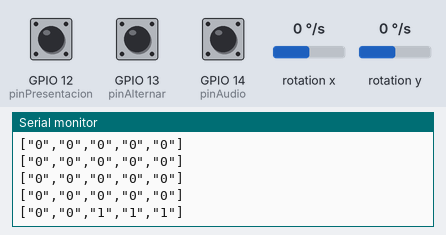
Bench run of a sketch on a simulated ESP8266 (NodeMCU). On the bench: the last lines printed to the serial monitor. The test bench sets the inputs (shaded band); at power-on: rotation x 0 °/s, GPIO 12 (pinPresentacion) HIGH, GPIO 13 (pinAlternar) HIGH, rotation y 0 °/s, GPIO 14 (pinAudio) HIGH. WiFi joins after 1.5 s; servers stay silent unless stated; uploads are accepted with an empty reply.

Above: at 3.2 s.
3.3 s: rotation x set to -192 °/s
At 3.36 s:
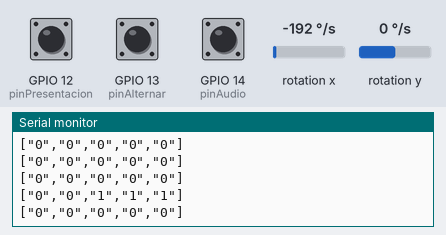
4.8 s: GPIO 12 (pinPresentacion) pulled LOW for 1 s
At 5.57 s:
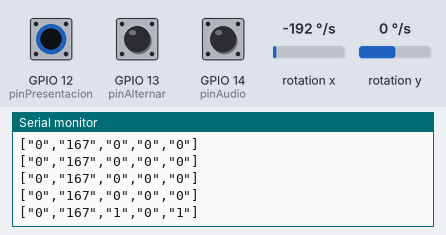
7.3 s: GPIO 13 (pinAlternar) pulled LOW for 1 s
At 7.97 s:
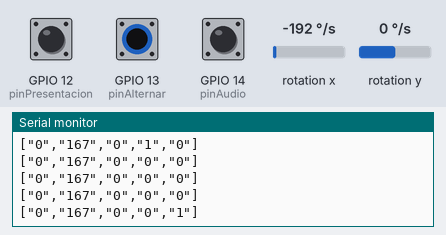
9.8 s: rotation y set to -192 °/s
At 9.98 s:
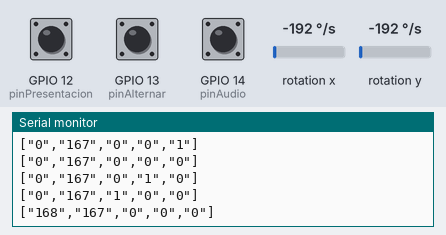
11.3 s: rotation x set to -100 °/s
At 11.38 s:
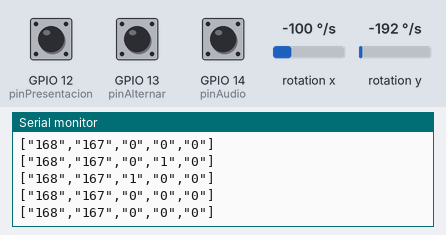
12.8 s: GPIO 12 (pinPresentacion) pulled LOW for 0.25 s
At 13.39 s:
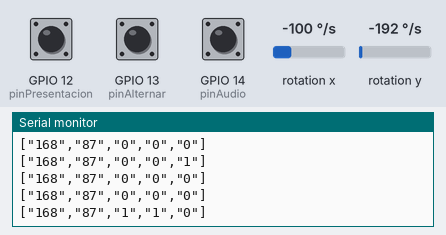
Timing chart, 0 to 15.5 s (numbered marks = the images above; inputs shaded):
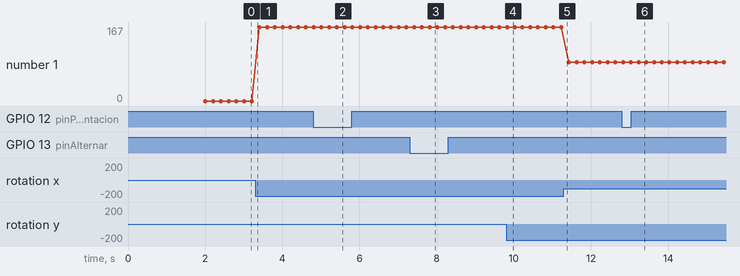

Measured:
- after the input at 4.8 s, the serial monitor: prints a new line after 0.61 s (image 2)
- after the input at 7.3 s, the serial monitor: prints a new line after 0.52 s (image 3)
- after the input at 9.8 s, the serial monitor: prints a new line at once (image 4)
- after the input at 12.8 s, the serial monitor: prints a new line after 0.43 s (image 6)
- plotted number 1: 0 → 167 after the input at 3.3 s, 167 → 87 after the input at 11.3 s

The sketch:

METODO_JSON_TERMINADO.ino
```cpp
#include <ESP8266WiFi.h>
#include <ESP8266HTTPClient.h>
#include <Wire.h>
#include <MPU6050.h>
#include <ArduinoJson.h>

const char *ssid = "AndroidAP618B";
const char *password = "doip8189";
const int serverPort = 8080;
const char *serverAddress = "192.168.34.107";

//SECTOR BOTONES
const int pinAlternar = 13;  // Pin D8 para el pulsador táctil
int contadorAlternar = 0;
const int pinPresentacion = 12;
int contadorPresentacion = 0;
int pinAudio = 14;
int contadorAudio = 0;

MPU6050 mpu;


void setup() {
  Wire.begin();
  mpu.initialize();
  Serial.begin(115200);

  //SECTOR BOTONES
  pinMode(pinAlternar, INPUT_PULLUP);
  pinMode(pinPresentacion, INPUT_PULLUP);
  pinMode(pinAudio, INPUT_PULLUP);


  WiFi.begin(ssid, password);

  while (WiFi.status() != WL_CONNECTED) {
    delay(1000);
    Serial.println("Connecting to WiFi...");
  }
  Serial.println("WiFi connected");

  Serial.println("Configuring HTTP server...");
}

void loop() {

unsigned long startTime = millis();

while (millis() - startTime < 100) {
  // int16_t ax, ay, az;
  int gx, gy;
  int vx, vy;

//  int ax, az;

  //SECTOR BOTONES
  int estadoAlternar = digitalRead(pinAlternar);  // Leer el estado del pulsador
  int estadoPresentacion = digitalRead(pinPresentacion);
  int estadoAudio = digitalRead(pinAudio);

 // ax = mpu.getAccelerationX();
 // ay = mpu.getAccelerationY();
 // az = mpu.getAccelerationZ();

   if(contadorPresentacion < 5){
    estadoPresentacion = 0;
    contadorPresentacion++;
  }
  else if(estadoPresentacion == 1){
    estadoPresentacion = 1;
    contadorPresentacion = 0;
  }
  if(contadorAlternar < 5){
     estadoAlternar = 0;
     contadorAlternar++;
     }
  else if(estadoAlternar == 1){
        estadoAlternar = 1;
        contadorAlternar = 0;
    }
  if (contadorAudio < 5) {
    estadoAudio = 0;
    contadorAudio++;
  }
  else if (estadoAudio == 1) {
    estadoAudio = 1;
    contadorAudio = 0;
  }

  gx = mpu.getRotationX();
    gy = mpu.getRotationY();
//  gz = mpu.getRotationZ();

   vx = -(gy-100)/150;   //Calculando os valores de vx e vy.
   vy = -(gx+15)/150;

  // vx = -(ax-100)/150;
  // vy = -(az+15)/150;
//  float ax_m_s2 = ax * (9.81/16384.0);
//  float ay_m_s2 = ay * (9.81/16384.0);
//  float az_m_s2 = az * (9.81/16384.0);
//  float gx_deg_s = gx * (250.0/32768.0);
//  float gy_deg_s = gy * (250.0/32768.0);
//  float gz_deg_s = gz * (250.0/32768.0);

  // Create a JSON document
  StaticJsonDocument<200> jsonDocument;
//  jsonDocument[0] = ax_m_s2;
//  jsonDocument[1] = ay_m_s2;
//  jsonDocument[2] = az_m_s2;
//  jsonDocument[3] = gx_deg_s;
//  jsonDocument[4] = gy_deg_s;
//  jsonDocument[5] = gz_deg_s;

  jsonDocument[0] = String(vx);
  jsonDocument[1] = String(vy);
  jsonDocument[2] = String(estadoAlternar);
  jsonDocument[3] = String(estadoPresentacion);
  jsonDocument[4] = String(estadoAudio);
  // Serialize the JSON document to a string
  String jsonData;
  serializeJson(jsonDocument, jsonData);

  Serial.println(jsonData);

 // Serial.println("Sending data to the server...");

  HTTPClient http;
  WiFiClient client;
  http.begin(client, "http://" + String(serverAddress) + ":" + String(serverPort));
//  http.addHeader("Content-Type", "application/json, charset=utf-8");

   http.addHeader("Content-Type", "application/json");

  // Send the JSON data to the server
  int httpCode = http.POST(jsonData);

  if (httpCode == HTTP_CODE_OK) {
    String response = http.getString();
  //  Serial.println("Server Response:");
  //  Serial.println(response);
  } else {
 //   Serial.print("HTTP Connection Error: ");
 //   Serial.println(httpCode);
  }

  http.end();

}

}
```
